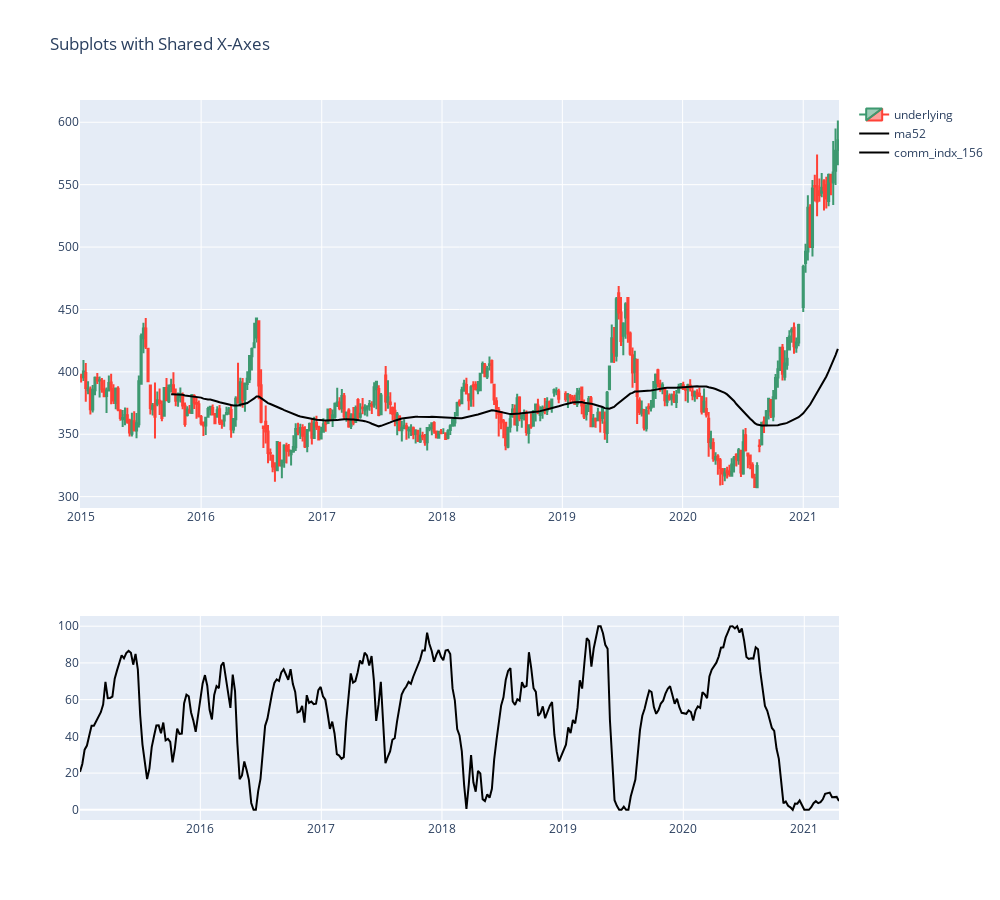

Notebook source saved alongside this figure:
### Code cell
import futures_charts.outright_charts as oc
import fundamental_data.cot_data as cot
output = oc.get_outright_chart(ticker_head='C',date_from=20150101,date_to=20210426,signal_list=['comm_indx_156','ma52'])
# comm_indx_156 willco

### Figure 1 — Plotly figure (JSON) as saved in the notebook; plotly's stock layout.template omitted (floating-point values rounded to 4 significant figures; data arrays with more than 128 entries replaced by an {"elided": "..."} marker saying what was removed)
{"data": [{"close": {"elided": "325 float values"}, "high": {"elided": "325 float values"}, "low": {"elided": "325 float values"}, "name": "underlying", "open": {"elided": "325 float values"}, "type": "candlestick", "x": {"elided": "325 str values"}, "xaxis": "x", "yaxis": "y"}, {"line": {"color": "black"}, "name": "ma52", "type": "scatter", "x": {"elided": "325 str values"}, "xaxis": "x", "y": {"elided": "325 float values"}, "yaxis": "y"}, {"line": {"color": "black"}, "name": "comm_indx_156", "type": "scatter", "x": {"elided": "325 str values"}, "xaxis": "x2", "y": {"elided": "325 float values"}, "yaxis": "y2"}], "layout": {"height": 900, "title": {"text": "Subplots with Shared X-Axes"}, "width": 1000, "xaxis": {"anchor": "y", "domain": [0, 1], "rangeslider": {"visible": false}}, "xaxis2": {"anchor": "y2", "domain": [0, 1]}, "yaxis": {"anchor": "x", "domain": [0.4333, 1]}, "yaxis2": {"anchor": "x2", "domain": [0, 0.2833]}}}
